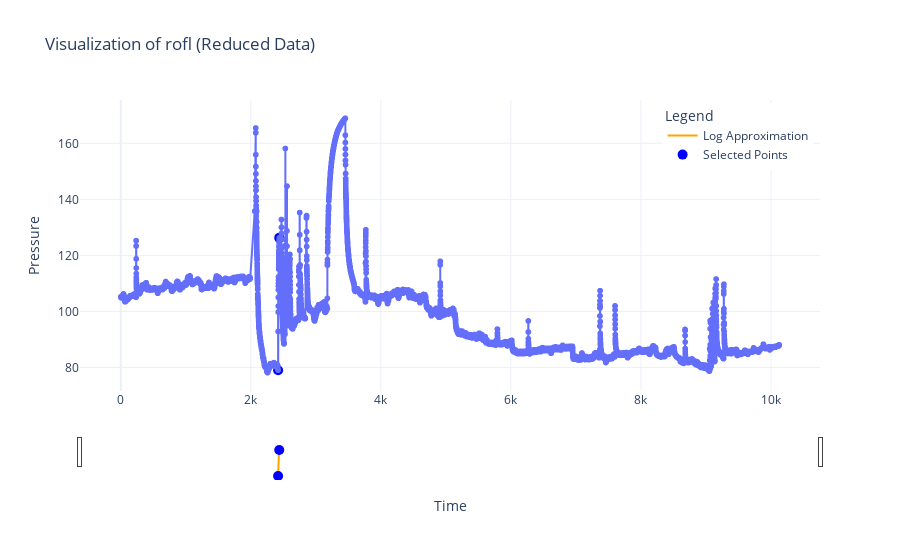

Notebook source saved alongside this figure:
### Code cell
plot_data(df, 'rofl', x1, y1, x2, y2, 1.9)
